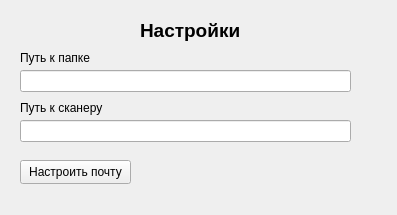
<?xml version="1.0" encoding="UTF-8"?>
<ui version="4.0">
 <class>Form</class>
 <widget class="QWidget" name="Form">
  <property name="geometry">
   <rect>
    <x>0</x>
    <y>0</y>
    <width>397</width>
    <height>215</height>
   </rect>
  </property>
  <property name="windowTitle">
   <string>Form</string>
  </property>
  <widget class="QLabel" name="label">
   <property name="geometry">
    <rect>
     <x>140</x>
     <y>20</y>
     <width>111</width>
     <height>21</height>
    </rect>
   </property>
   <property name="font">
    <font>
     <pointsize>14</pointsize>
     <bold>true</bold>
    </font>
   </property>
   <property name="text">
    <string>Настройки</string>
   </property>
  </widget>
  <widget class="QLabel" name="label_2">
   <property name="geometry">
    <rect>
     <x>20</x>
     <y>50</y>
     <width>111</width>
     <height>16</height>
    </rect>
   </property>
   <property name="text">
    <string>Путь к папке</string>
   </property>
  </widget>
  <widget class="QLineEdit" name="lineEdit">
   <property name="geometry">
    <rect>
     <x>20</x>
     <y>70</y>
     <width>331</width>
     <height>22</height>
    </rect>
   </property>
  </widget>
  <widget class="QLabel" name="label_3">
   <property name="geometry">
    <rect>
     <x>20</x>
     <y>100</y>
     <width>111</width>
     <height>16</height>
    </rect>
   </property>
   <property name="text">
    <string>Путь к сканеру</string>
   </property>
  </widget>
  <widget class="QLineEdit" name="lineEdit_2">
   <property name="geometry">
    <rect>
     <x>20</x>
     <y>120</y>
     <width>331</width>
     <height>22</height>
    </rect>
   </property>
  </widget>
  <widget class="QPushButton" name="pushButton">
   <property name="geometry">
    <rect>
     <x>20</x>
     <y>160</y>
     <width>111</width>
     <height>24</height>
    </rect>
   </property>
   <property name="text">
    <string>Настроить почту</string>
   </property>
  </widget>
 </widget>
 <resources/>
 <connections/>
</ui>
